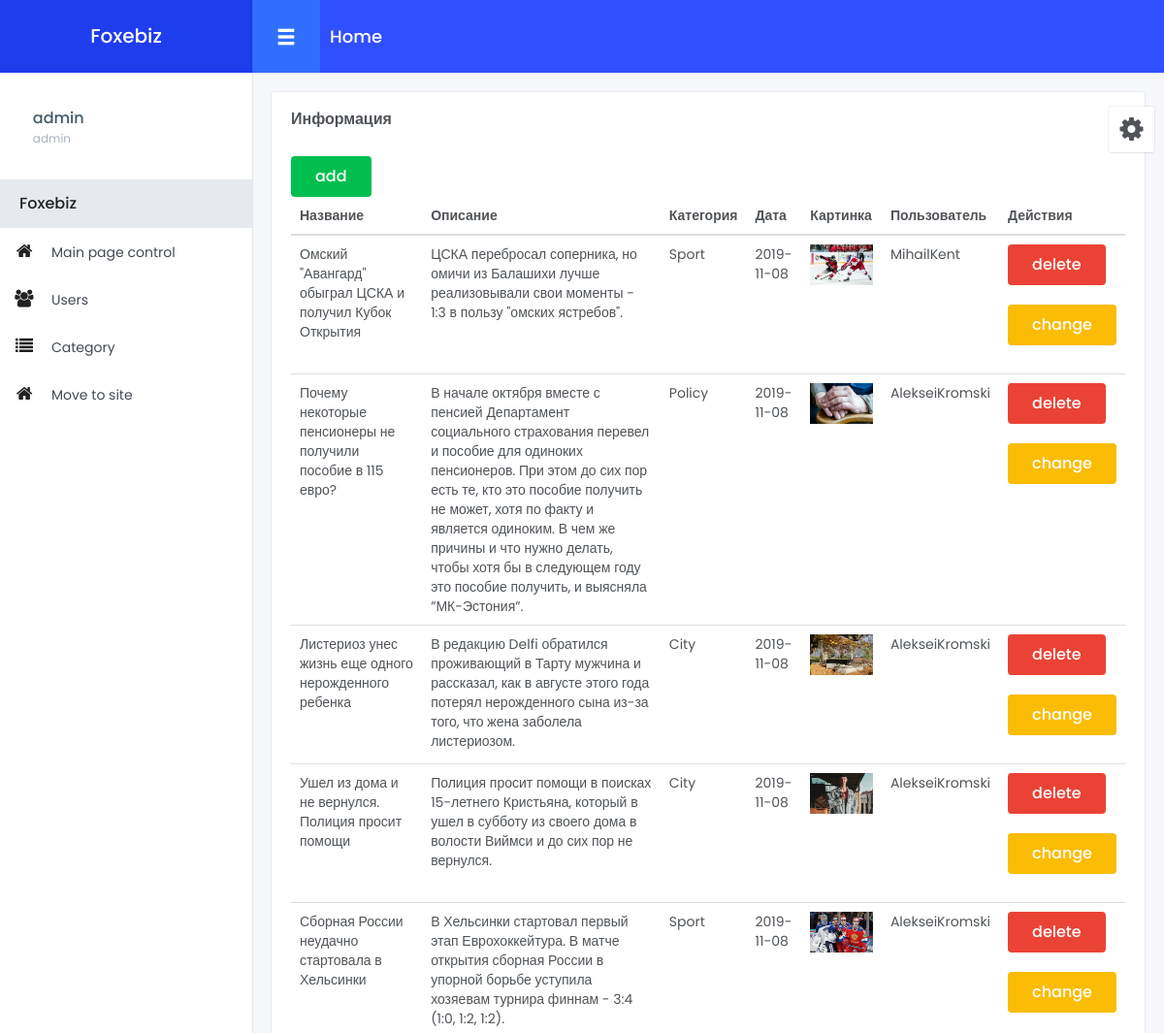
Page /admin/userIndex.php (signed in, upper part) on the earlier database version.
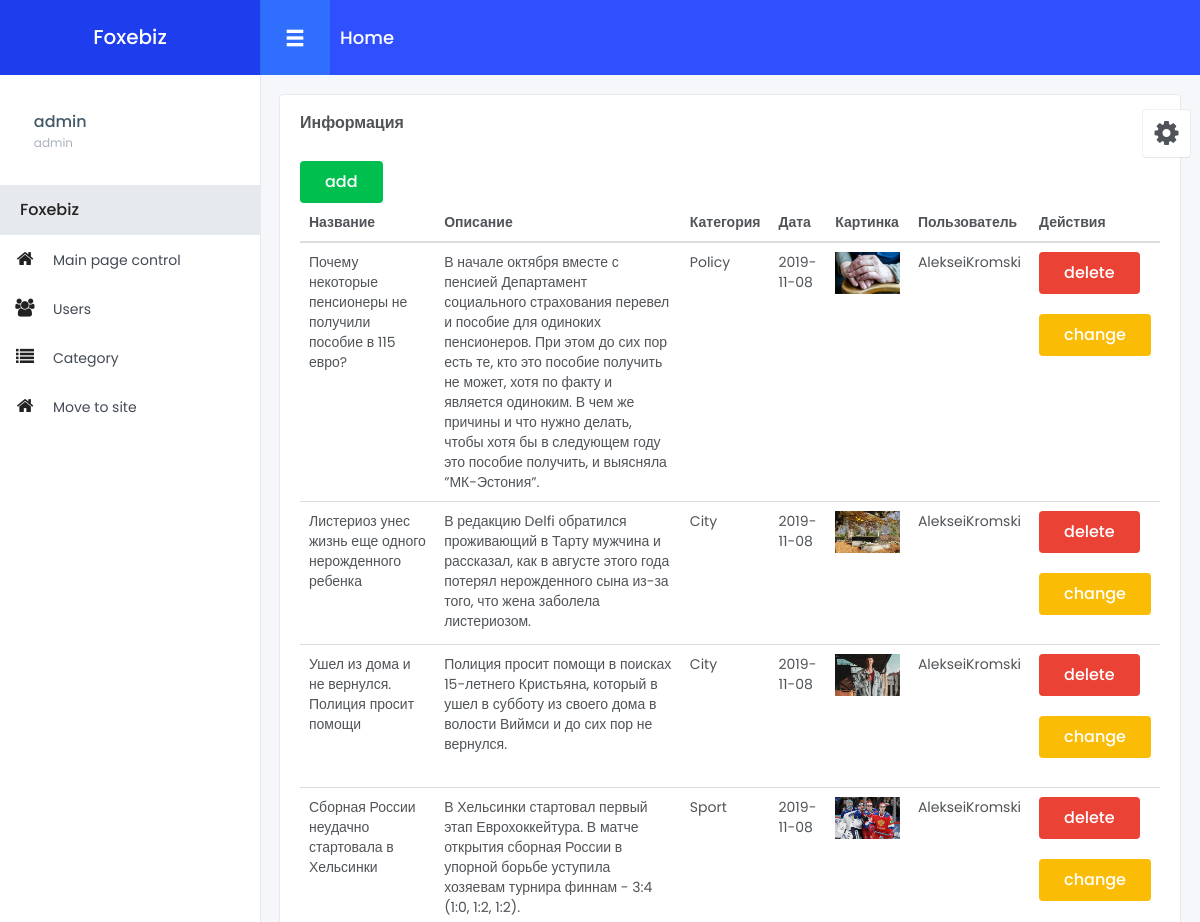
Same page on the later database version.
### tables this page shows
CREATE TABLE `users` (
  `id` int(11) NOT NULL,
  `login` varchar(25) NOT NULL,
  `password` varchar(100) NOT NULL,
  `rule` varchar(50) NOT NULL
);

CREATE TABLE `news` (
  `id` int(11) NOT NULL,
  `name` varchar(200) NOT NULL,
  `text` longtext NOT NULL,
  `date` date NOT NULL,
  `category` varchar(25) NOT NULL,
  `img` varchar(100) NOT NULL,
  `user` varchar(20) NOT NULL,
  `description` longtext NOT NULL
);

### admin/config/config.php (called while the page is built, shortened)
<?php
$config_name = [
    'home_name' => ['Главная','index.php'],
    'users' => ['Users', 'users.php'],
    'category' => ['Category', 'category.php'],
    'move_to_site' => ['Move to site', '../index.php'],
];

### admin/core/News.php (called while the page is built, shortened)
<?php
class News
{
    protected $arr;
    public function __construct($connect,$user,$rule)
    {
        if($rule == 'admin'){
            $query = mysqli_query($connect,"SELECT * FROM news ORDER BY id DESC");
            $arr = [];
            while ($result = mysqli_fetch_assoc($query)){
                $arr[] = $result;
            }
            $this->arr = $arr;
        }
    }
    public function getArrNews(){
        return $this->arr;
    }
}

### admin/userIndex.php (the view, shortened to what this page needs)
<?php
require_once 'config/config_require.php';
if(!isset($_SESSION['login']) and !isset($_SESSION['password'])){
    header('Location: login.php');
}else{
    $user = $_SESSION['login'];
}
?>
<!DOCTYPE html>
<html lang="en">
<head>
    <link rel="stylesheet" href="assets/styles/style.css">
    <link rel="stylesheet" href="assets/styles/style.min.css">
    <link rel="stylesheet" href="assets/plugin/mCustomScrollbar/jquery.mCustomScrollbar.min.css">
    <link rel="stylesheet" href="assets/plugin/waves/waves.min.css">
    <link rel="stylesheet" href="assets/plugin/sweet-alert/sweetalert.css">
    <link rel="stylesheet" href="assets/plugin/percircle/css/percircle.css">
    <link rel="stylesheet" href="assets/plugin/chart/chartist/chartist.min.css">
    <link rel="stylesheet" href="assets/plugin/fullcalendar/fullcalendar.min.css">
    <link rel="stylesheet" href="assets/plugin/fullcalendar/fullcalendar.print.css" media='print'>
    <link rel="stylesheet" href="assets/color-switcher/color-switcher.min.css">
</head>
<body>
<?php
require_once 'include_files/header.php';
require_once 'include_files/nav_bar.php';
require_once 'include_files/switcher.php';
$object_news = new News($connect,$user,$rule);
?>
<div id="wrapper">
    <div class="main-content">
        <div class="row small-spacing">
            <div class="col-xs-12">
                <div class="box-content">
                    <h4 class="box-title">Информация</h4>
                    <button class="btn btn-success"><a href='userindex.php?change=add' style='color: white'>add</a></button>
                    <table class="table">
                        <thead>
                        <tr>
                            <th scope="col">Название</th>
                            <th scope="col">Описание</th>
                            <th scope="col">Категория</th>
                            <th scope="col">Дата</th>
                            <th scope="col">Картинка</th>
                            <th scope="col">Пользователь</th>
                            <th scope="col">Действия</th>
                        </tr>
                        </thead>
                        <tbody>
                        <?php
                        foreach ($object_news->getArrNews() as $k => $v){
                            echo "<tr>
                            <td>{$v['name']}</td>
                            <td>{$v['description']}</td>
                            <td>{$v['category']}</td>
                            <td>{$v['date']}</td>
                            <td><img src='../{$v['img']}' alt='' width='100px'></td>
                            <td>{$v['user']}</td>
                            <td>
                            <button class=\"btn btn-danger\"><a href='Action/newsChange.php?change=delete&id={$v['id']}' style='color: white'>delete</a></button><br><br>
                            <button class=\"btn btn-warning\"><a href='userindex.php?change=change&id={$v['id']}' style='color: white'>change</a></button><br><br>
                            </td>
                            </tr>
                            ";
                        }
                        ?>
                        </tbody>
                    </table>
                </div>
            </div>
        </div>
    </div>
</div>
</body>
</html>

### admin/include_files/header.php (shortened to what this page needs)
<?php
require_once 'core/Header.php';
$id = $_SESSION['id'];
$user_rule = $_SESSION['rule'];
$header_object = new Header($connect,$id);
?>
<div class="main-menu">
	<header class="header">
		<a href="<?php echo $config_name['home_name'][1] ?>" class="logo">Foxebiz</a>
		<div class="user">
			<h5 class="name"><?php echo $header_object->getLogin()?></h5>
			<h5 class="position"><?php $header_object->getRule();?></h5>
		</div>
	</header>
	<div class="content">
		<div class="navigation">
			<h5 class="title">Foxebiz</h5>
			<ul class="menu js__accordion">
				<li>
					<a class="waves-effect" href="<?php echo $config_name['home_name'][1] ?>"><i class="menu-icon fa fa-home"></i><span>Main page control</span></a>
				</li>
                <li>
                    <?php
                    if($user_rule == 'admin'){
                        ?>
                        <a class="waves-effect" href="<?php echo $config_name['users'][1] ?>"><i class="menu-icon fa fas fa-users"></i><span><?php echo $config_name['users'][0]; ?></span></a>
                        <?php
                    }
                    ?>
                </li>
                <li>
                    <?php
                    if($user_rule == 'admin' or $user_rule == 'Manager'){
                        ?>
                        <a class="waves-effect" href="<?php echo $config_name['category'][1] ?>"><i class="menu-icon fa fa-list"></i><span><?php echo $config_name['category'][0]; ?></span></a>
                        <?php
                    }
                    ?>
                </li>
                <li>
                    <?php
                    if($user_rule == 'admin' or $user_rule == 'Writer' or $user_rule == 'Manager'){
                        ?>
                        <a class="waves-effect" href="<?php echo $config_name['move_to_site'][1] ?>"><i class="menu-icon fa fa-home"></i><span><?php echo $config_name['move_to_site'][0]; ?></span></a>
                        <?php
                    }
                    ?>
                </li>
			</ul>
		</div>
	</div>
</div>

### admin/core/Header.php
<?php
class Header
{
    protected $rule;
    protected $login;
    public function __construct($connect,$id)
    {
        $query_user_info = mysqli_query($connect, "SELECT * FROM users WHERE id = '$id'");
        $user_info = mysqli_fetch_assoc($query_user_info);
        $login = $user_info['login'];
        $rule = $user_info['rule'];
        $this->login = $login;
        $this->rule = $rule;
    }
    public function getRule()
    {
        echo $this->rule;
    }
    public function getLogin()
    {
        echo $this->login;
    }
}

### admin/include_files/nav_bar.php (shortened to what this page needs)
<div class="fixed-navbar">
	<div class="pull-left">
		<button type="button" class="menu-mobile-button glyphicon glyphicon-menu-hamburger js__menu_mobile"></button>
		<h1 class="page-title">Home</h1>
	</div>
</div>

### admin/include_files/switcher.php (shortened to what this page needs)
<div id="color-switcher">
	<div id="color-switcher-button" class="btn-switcher">
		<div class="inside waves-effect waves-circle waves-light">
			<i class="ico fa fa-gear"></i>
		</div>
	</div>
</div>

Differences in the rows shown:
removed news: name "Омский \"Авангард\" обыграл ЦСКА и получил Кубок Открытия", description "ЦСКА перебросал соперника, но омичи из Балашихи лучше реализовывали свои моменты - 1:3 в пользу \"омских ястребов\".", category "Sport", date "2019-11-08", img (picture), user "MihailKent"
